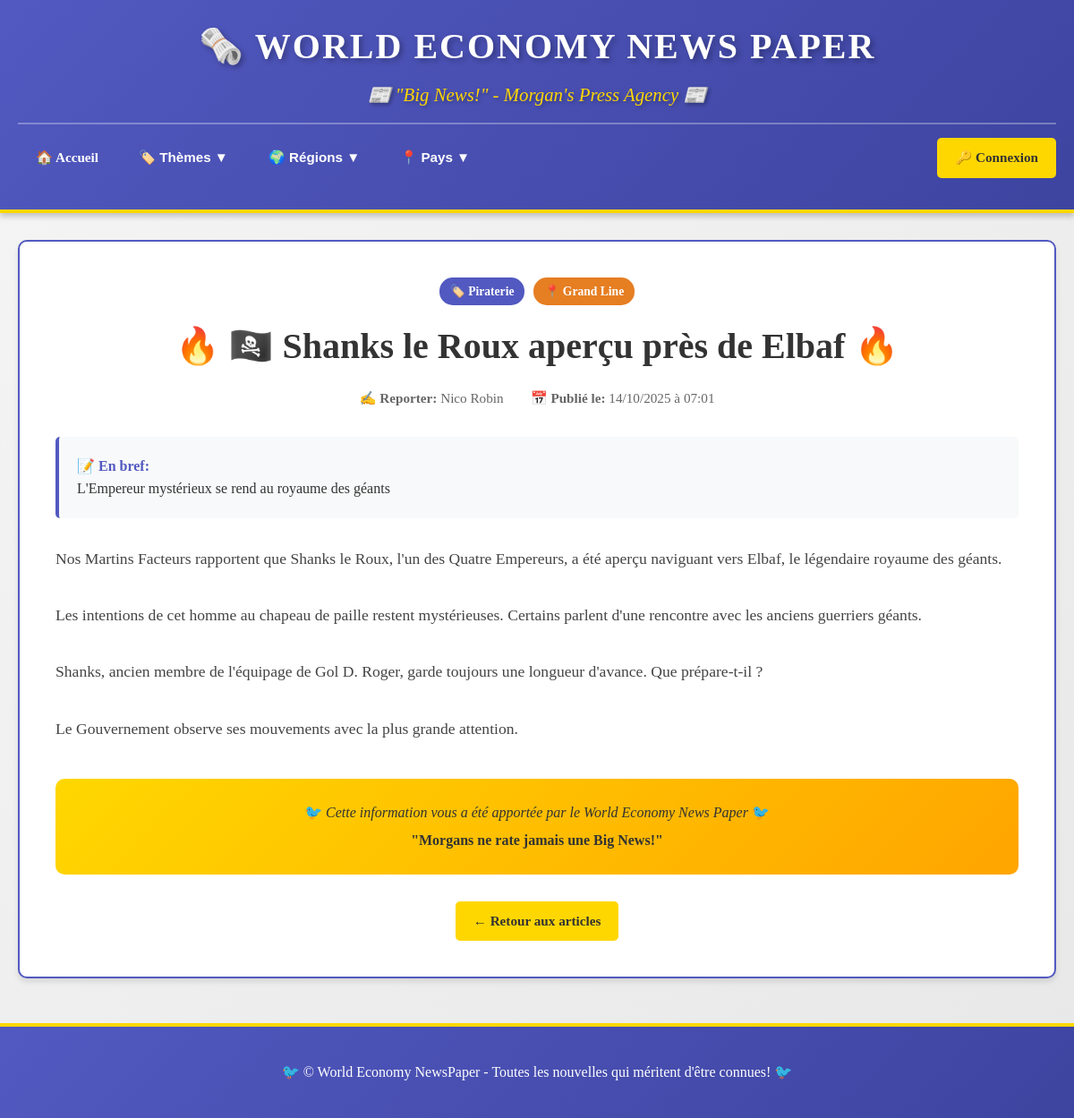
/index.php?action=article&id=7, run on the app's committed database.
### tables this page shows
CREATE TABLE `articles` (
  `id` int(11) NOT NULL,
  `titre` varchar(255) NOT NULL,
  `apercu` text DEFAULT NULL,
  `contenu` longtext NOT NULL,
  `image` varchar(255) DEFAULT NULL,
  `id_theme` int(11) DEFAULT NULL,
  `id_pays` int(11) DEFAULT NULL,
  `id_region` int(11) DEFAULT NULL,
  `id_auteur` int(11) DEFAULT NULL,
  `date_publication` datetime DEFAULT current_timestamp()
);

CREATE TABLE `themes` (
  `id` int(11) NOT NULL,
  `nom` varchar(100) NOT NULL
);

CREATE TABLE `regions` (
  `id` int(11) NOT NULL,
  `nom` varchar(100) NOT NULL
);

CREATE TABLE `utilisateurs` (
  `id` int(11) NOT NULL,
  `nom` varchar(100) NOT NULL,
  `email` varchar(150) NOT NULL,
  `mot_de_passe` varchar(255) NOT NULL,
  `role` enum('admin','auteur','lecteur') DEFAULT 'lecteur',
  `date_creation` datetime DEFAULT current_timestamp()
);

### controleurs/ControleurArticle.php (called while the page is built, shortened)
<?php
require_once 'modeles/ModeleArticle.php';
class ControleurArticle {
    private $modeleArticle;
    public function __construct($pdo) {
        $this->modeleArticle = new ModeleArticle($pdo);
    }
    public function afficherArticle($id) {
        $article = $this->modeleArticle->getArticleParId($id);
        require 'vues/article.php';
    }
}
?>

### modeles/ModeleArticle.php (called while the page is built, shortened)
<?php
class ModeleArticle {
    private $pdo;
    public function __construct($pdo) {
        $this->pdo = $pdo;
    }
    public function getArticleParId($id) {
        $stmt = $this->pdo->prepare("
            SELECT a.*, u.nom AS auteur, t.nom AS theme, p.nom AS pays, r.nom AS region
            FROM articles a
            LEFT JOIN utilisateurs u ON a.id_auteur = u.id
            LEFT JOIN themes t ON a.id_theme = t.id
            LEFT JOIN pays p ON a.id_pays = p.id
            LEFT JOIN regions r ON a.id_region = r.id
            WHERE a.id = ?
        ");
        $stmt->execute([$id]);
        return $stmt->fetch();
    }
}
?>

### vues/article.php (the view, shortened to what this page needs)
<!DOCTYPE html>
<html lang="fr">
<head>
    <link rel="stylesheet" href="public/style.css">
</head>
<body>
    <header class="header">
        <div class="container">
            <div class="logo-section">
                <h1>🗞️ WORLD ECONOMY NEWS PAPER</h1>
                <p class="tagline">📰 "Big News!" - Morgan's Press Agency 📰</p>
            </div>
            <nav class="main-nav">
                <a href="index.php" class="nav-link">🏠 Accueil</a>
                <div class="nav-dropdown">
                    <button class="nav-link dropdown-btn">🏷️ Thèmes ▼</button>
                </div>
                <div class="nav-dropdown">
                    <button class="nav-link dropdown-btn">🌍 Régions ▼</button>
                </div>
                <div class="nav-dropdown">
                    <button class="nav-link dropdown-btn">📍 Pays ▼</button>
                </div>
                <div class="nav-user">
                    <?php if (isset($_SESSION['utilisateur'])): ?>
                        <span class="user-info">👤 <?= htmlspecialchars($_SESSION['utilisateur']['nom']) ?></span>
                        <?php if ($_SESSION['utilisateur']['role'] === 'admin' || $_SESSION['utilisateur']['role'] === 'auteur'): ?>
                            <a href="index.php?action=admin" class="btn btn-primary">✍️ Nouvelle Scoop</a>
                        <?php endif; ?>
                        <?php if ($_SESSION['utilisateur']['role'] === 'admin'): ?>
                            <a href="index.php?action=tableau_admin" class="btn btn-secondary">⚙️ Admin</a>
                        <?php endif; ?>
                        <a href="index.php?action=deconnexion" class="btn btn-logout">🚪 Déconnexion</a>
                    <?php else: ?>
                        <a href="index.php?action=login" class="btn btn-primary">🔑 Connexion</a>
                    <?php endif; ?>
                </div>
            </nav>
        </div>
    </header>
    <main class="container main-content">
        <article class="article-full">
            <div class="article-header-full">
                <div class="article-meta-full">
                    <?php if ($article['theme']): ?>
                        <span class="badge badge-theme">🏷️ <?= htmlspecialchars($article['theme']) ?></span>
                    <?php endif; ?>
                    <?php if ($article['region']): ?>
                        <span class="badge badge-region">📍 <?= htmlspecialchars($article['region']) ?></span>
                    <?php endif; ?>
                </div>
                <h1 class="article-title-full">
                    🔥 <?= htmlspecialchars($article['titre']) ?> 🔥
                </h1>
                <div class="article-info">
                    <div class="author-info">
                        ✍️ <strong>Reporter:</strong> <?= htmlspecialchars($article['auteur'] ?? 'Agent Secret de Morgans') ?>
                    </div>
                    <div class="date-info">
                        📅 <strong>Publié le:</strong> <?= date('d/m/Y à H:i', strtotime($article['date_publication'])) ?>
                    </div>
                </div>
            </div>
            <?php if ($article['apercu']): ?>
                <div class="article-apercu-full">
                    <strong>📝 En bref:</strong>
                    <p><?= nl2br(htmlspecialchars($article['apercu'])) ?></p>
                </div>
            <?php endif; ?>
            <div class="article-contenu-full">
                <?= nl2br(htmlspecialchars($article['contenu'])) ?>
            </div>
            <div class="article-signature">
                <p>🐦 <em>Cette information vous a été apportée par le World Economy News Paper</em> 🐦</p>
                <p><strong>"Morgans ne rate jamais une Big News!"</strong></p>
            </div>
            <div class="article-actions-bottom">
                <a href="index.php" class="btn btn-primary">← Retour aux articles</a>
            </div>
        </article>
    </main>
    <footer class="footer">
        <div class="container">
            <p>🐦 © World Economy NewsPaper - Toutes les nouvelles qui méritent d'être connues! 🐦</p>
        </div>
    </footer>
</body>
</html>

### public/style.css (style rules this page uses)
* { margin: 0; padding: 0; box-sizing: border-box; }
body { font-family: 'Georgia', 'Times New Roman', serif; background: linear-gradient(135deg, #f5f5f5 0%, #e8e8e8 100%); color: #333; line-height: 1.6; }
.container { max-width: 1200px; margin: 0 auto; padding: 0 20px; }
.header { background: linear-gradient(135deg, #5259C0 0%, #3d44a0 100%); color: white; padding: 20px 0; box-shadow: 0 4px 6px rgba(0,0,0,0.2); border-bottom: 4px solid #FFD700; }
.logo-section { text-align: center; margin-bottom: 15px; }
.logo-section h1 { font-size: 2.5em; font-weight: bold; text-shadow: 3px 3px 6px rgba(0,0,0,0.3); letter-spacing: 2px; margin-bottom: 5px; }
.tagline { font-size: 1.3em; font-style: italic; color: #FFD700; margin: 5px 0; text-shadow: 2px 2px 4px rgba(0,0,0,0.3); }
.main-nav { display: flex; justify-content: center; align-items: center; gap: 5px; flex-wrap: wrap; padding: 15px 0; border-top: 2px solid rgba(255,255,255,0.3); margin-top: 15px; }
.nav-link { padding: 10px 20px; color: white; text-decoration: none; font-weight: bold; font-size: 0.95em; border-radius: 5px; transition: all 0.3s ease; background: transparent; border: none; cursor: pointer; white-space: nowrap; }
.nav-dropdown { position: relative; display: inline-block; }
.dropdown-btn { display: flex; align-items: center; gap: 5px; }
.nav-user { display: flex; align-items: center; gap: 10px; margin-left: auto; flex-wrap: wrap; }
.btn { display: inline-block; padding: 10px 20px; text-decoration: none; border-radius: 5px; font-weight: bold; transition: all 0.3s ease; border: none; cursor: pointer; font-size: 0.95em; }
.btn-primary { background: #FFD700; color: #333; }
.main-content { margin: 30px auto; min-height: 60vh; }
.badge { display: inline-block; padding: 5px 12px; border-radius: 15px; font-size: 0.85em; font-weight: bold; }
.badge-theme { background: #5259C0; color: white; }
.badge-region { background: #e67e22; color: white; }
.article-full { background: white; padding: 40px; border-radius: 10px; box-shadow: 0 4px 6px rgba(0,0,0,0.1); border: 2px solid #5259C0; }
.article-header-full { margin-bottom: 30px; text-align: center; }
.article-meta-full { display: flex; gap: 10px; justify-content: center; margin-bottom: 20px; flex-wrap: wrap; }
.article-title-full { font-size: 2.5em; color: #333; margin-bottom: 20px; line-height: 1.3; }
.article-info { display: flex; justify-content: center; gap: 30px; color: #666; font-size: 0.95em; flex-wrap: wrap; }
.article-apercu-full { background: #f8f9fa; padding: 20px; border-left: 4px solid #5259C0; margin: 30px 0; border-radius: 5px; }
.article-apercu-full strong { color: #5259C0; }
.article-contenu-full { font-size: 1.1em; line-height: 1.8; color: #444; margin: 30px 0; }
.article-signature { margin-top: 40px; padding: 20px; background: linear-gradient(135deg, #FFD700 0%, #FFA500 100%); border-radius: 10px; text-align: center; }
.article-signature p { margin: 5px 0; color: #333; }
.article-actions-bottom { margin-top: 30px; display: flex; gap: 10px; justify-content: center; flex-wrap: wrap; }
.footer { background: linear-gradient(135deg, #5259C0 0%, #3d44a0 100%); color: white; text-align: center; padding: 30px 20px; margin-top: 50px; border-top: 4px solid #FFD700; }
.footer p { margin: 8px 0; }

### data on the page
articles: id_theme.nom "Piraterie", id_region.nom "Grand Line", titre "🏴‍☠️ Shanks le Roux aperçu près de Elbaf", id_auteur.nom "Nico Robin", date_publication "14/10/2025 à 07:01", apercu "L'Empereur mystérieux se rend au royaume des géants", contenu "Nos Martins Facteurs rapportent que Shanks le Roux, l'un des Quatre Empereurs, a été aperçu naviguant vers Elbaf, le légendaire royaume des géants. Les intentions de cet homme au chapeau de paille restent mystérieuses. Certains parlent d'une rencontre avec les anciens guerriers géants. Shanks, ancien membre de l'équipage de Gol D. Roger, garde toujours une longueur d'avance. Que prépare-t-il ? Le Gouvernement observe ses mouvements avec la plus grande attention."
